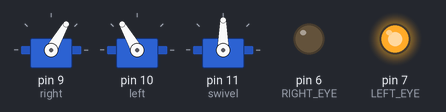
This sketch was run on a simulated Arduino Uno, built with avr-gcc and run on an emulated ATmega328P. Parts: 3 × servo, output pins drawn as LEDs (lit = HIGH). Random numbers use the default seed unless the sketch sets one.

Above: at 1.2 s.
At 3.06 s:
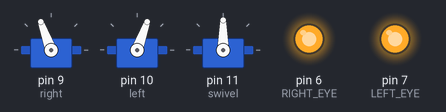
At 16.2 s:
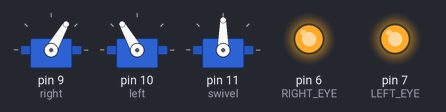
At 22.27 s:
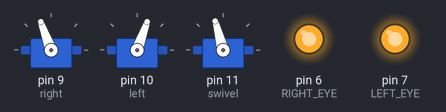
At 29.72 s:
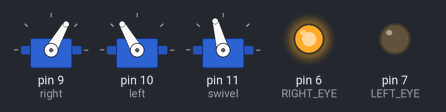
At 37.1 s:
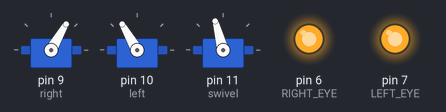
Timing chart, 0 to 40.0 s (numbered marks = the images above):
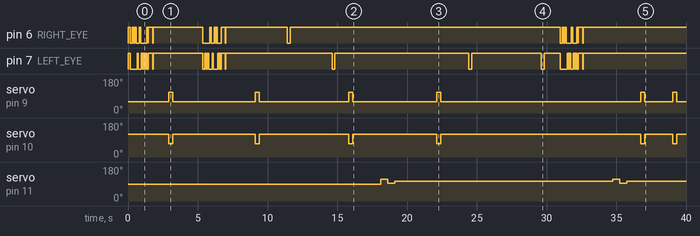

Measured:
- by itself, pin 7 (LEFT_EYE): HIGH → LOW at 0.15 s, → HIGH 0.50 s later, → LOW 0.10 s later, → HIGH 0.21 s later, … (44 changes in this stretch)
- by itself, servo on pin 9 (right): goes 3 × (110° 0.30 s, 60° 5.9 s), 110° 0.30 s, 60° 14.3 s, 110° 0.30 s, 60° 2.0 s, 110° 0.30 s, then 60°
- by itself, servo on pin 10 (left): goes 3 × (70° 0.30 s, 120° 5.9 s), 70° 0.30 s, 120° 14.3 s, 70° 0.30 s, 120° 2.0 s, 70° 0.30 s, then 120°
- by itself, servo on pin 11 (swivel): 90° → 115° at 18.1 s, → 95° 0.50 s later, → 105° 0.50 s later, → 115° 15.6 s later, … (6 changes in this stretch)

The sketch:

Servo-Blink-2.ino
```cpp
/* Costume
*/

#include <Servo.h>

const short RIGHT_EYE = 6;
const short LEFT_EYE = 7;

const short LEFT_REST = 120;
const short RIGHT_REST = 60;
const short SWIVEL_REST = 105;

Servo left, right, swivel;

int led1 = HIGH;

void setup() {
  right.attach(9);  // attaches the servo on pin 9 to the servo object
  left.attach(10);  // attaches the servo on pin 10 to the servo object
  swivel.attach(11);  // attaches the servo on pin 11 to the servo object

  left.write(LEFT_REST);
  right.write(RIGHT_REST);

  pinMode(LEFT_EYE, OUTPUT);
  pinMode(RIGHT_EYE, OUTPUT);

  flicker();
}

void loop() {
  int this_time = random(60);

  if (this_time >= 48)   // Blink 12 times a minute
    blink();

  if (this_time == 5 || this_time == 6)   // Major malfunction a couple of times a minute
    flicker();

  if (this_time > 10 && this_time <= 20)    // Minor malfunction 10 times a minute
    eyes_random(200);

  if (this_time >= 25 && this_time <= 28)   // Look furtive a couple of times a minute
    furtive_eyes();

  digitalWrite(LEFT_EYE, HIGH);     // Light up both eyes
  digitalWrite(RIGHT_EYE, HIGH);

  delay(1000);
}

void furtive_eyes() {
  swivel.write(SWIVEL_REST + 10);
  delay(500);
  swivel.write(SWIVEL_REST - 10);
  delay(500);
  swivel.write(SWIVEL_REST);
}

void blink() {
  left.write(70);
  right.write(110);
  delay(300);     // Humans blink for 300-400ms

  left.write(LEFT_REST);
  right.write(RIGHT_REST);
}

/**** FLICKER SEQUENCE ****
 * Currently only used for the startup sequence.  It's just a pattern of
 * on/off signals to the eye LEDs to simulate faulty wiring.
 * Uses macros #defined above, for conciseness
 ****/

void eyes_on(unsigned short x) {
  digitalWrite(LEFT_EYE, HIGH);
  digitalWrite(RIGHT_EYE, HIGH);
  delay(x);
}

void eyes_off(unsigned short x) {
  digitalWrite(LEFT_EYE, LOW);
  digitalWrite(RIGHT_EYE, LOW);
  delay(x);
}

void eyes_random(unsigned short x) {
  if(random(10) >= 5) {
    digitalWrite(LEFT_EYE, LOW);
    digitalWrite(RIGHT_EYE, HIGH);
  }
  else {
    digitalWrite(LEFT_EYE, HIGH);
    digitalWrite(RIGHT_EYE, LOW);
  }

  delay(x);
}

void flicker( void ) {
  eyes_on(150);
  eyes_off(150);

  for (int i = 80; i > 0; i -= 10){
    eyes_random(100);
    eyes_off(i);
  }

  eyes_on(300);
  eyes_off(50);
  eyes_on(100);
}
```
